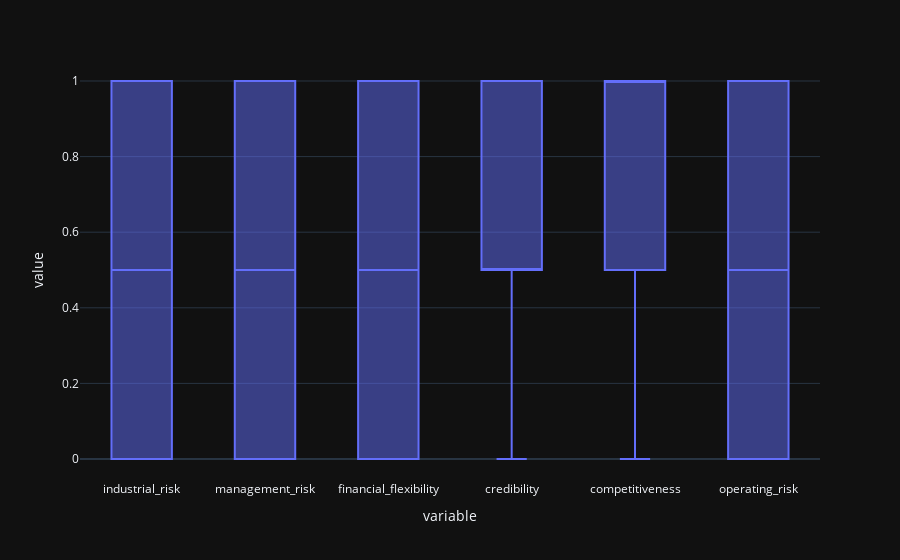

Here is the notebook cell this chart was saved with:
### Code cell
ply.box(data_frame=bank_cleaned.iloc[:,0:-1])

### Figure 1 — Plotly figure (JSON) as saved in the notebook; plotly's stock layout.template omitted (floating-point values rounded to 4 significant figures; data arrays with more than 128 entries replaced by an {"elided": "..."} marker saying what was removed)
{"data": [{"alignmentgroup": "True", "hovertemplate": "variable=%{x}<br>value=%{y}<extra></extra>", "legendgroup": "", "marker": {"color": "#636efa"}, "name": "", "notched": false, "offsetgroup": "", "orientation": "v", "showlegend": false, "type": "box", "x": {"elided": "618 str values"}, "x0": " ", "xaxis": "x", "y": {"elided": "618 float values"}, "y0": " ", "yaxis": "y"}], "layout": {"boxmode": "group", "legend": {"tracegroupgap": 0}, "margin": {"t": 60}, "xaxis": {"anchor": "y", "domain": [0, 1], "title": {"text": "variable"}}, "yaxis": {"anchor": "x", "domain": [0, 1], "title": {"text": "value"}}}}
